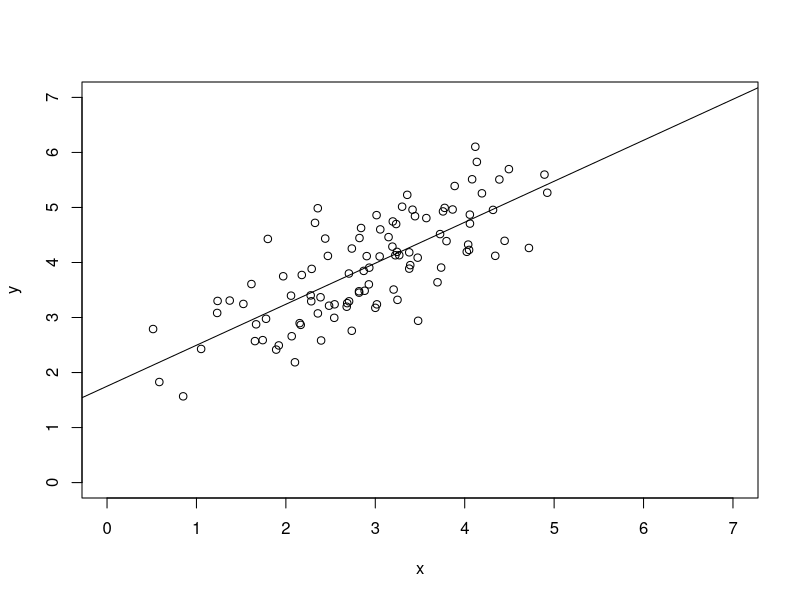
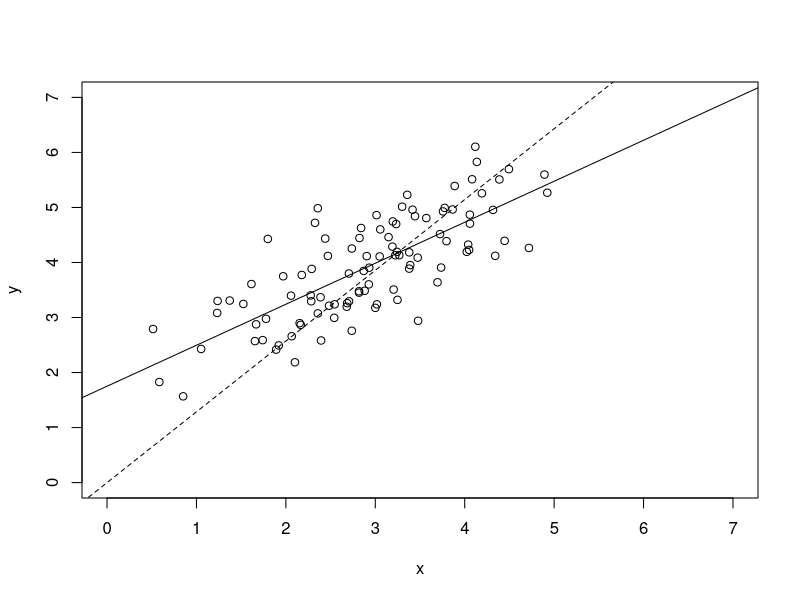

The R source for these figures, in order:
## ---- chunk 1
library(MASS)
mu <- c(3,4)
sigma <- matrix(c(1.0,0.8,0.8,1.0),nrow=2)
datam <- data.frame(mvrnorm(100,mu,sigma))
colnames(datam) <- c("x","y")
## ---- chunk 2
plot(datam$x, datam$y, xlim = c(0, 7), ylim = c(0, 7), type = 'p', xlab = "x", ylab = "y")
lm <- lm(y ~ x, data = datam)
abline(lm)
summary(lm)
## ---- chunk 3
1 - pt((1-0.79582)/0.06385, 98)
## ---- chunk 4
m0 <- lm(y ~ x -1 , data=datam)
summary(m0)
plot(datam$x, datam$y, xlim = c(0, 7), ylim = c(0, 7), type = 'p', xlab = "x", ylab = "y")
abline(lm)
abline(m0, lty = 2)
## ---- chunk 5
sum(m0$residuals)
## ---- chunk 6
sum(m0$residuals * datam$x)
sum(m0$residuals * m0$fitted.values)
